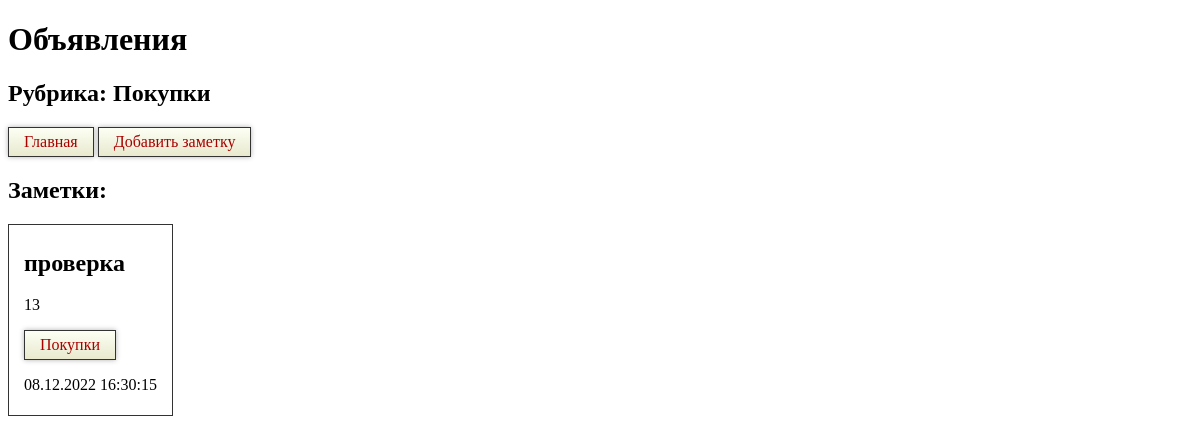
The page /mystery/3/ on the database its author committed.
### mystery/models.py (models this page shows, shortened)
class Rubric(models.Model):
    name = models.CharField(max_length=50, db_index=True, verbose_name='Название')
    class Meta:
        verbose_name = 'Рубрика'
        verbose_name_plural = 'Рубрики'
        ordering = ['name']

class Photo(models.Model):
    title = models.CharField(max_length=50, verbose_name='Заголовок')
    context = models.TextField(null=True, blank=True, verbose_name='Текст')
    published = models.DateTimeField(auto_now_add=True, db_index=True, verbose_name='Дата публикации')
    rubric = models.ForeignKey('Rubric', null=True, on_delete=models.PROTECT, verbose_name='Рубрика')
    class Meta:
        verbose_name = 'Заметка'
        verbose_name_plural = 'Заметки'
        ordering = ['published']

### mystery/views.py (the view)
# urls.py: path('<int:rubric_id>/', by_rubric, name='by_rubric'),
def by_rubric(request, rubric_id):
    photos = Photo.objects.filter(rubric=rubric_id)
    rubrics = Rubric.objects.all()
    current_rubric = Rubric.objects.get(pk=rubric_id)
    context = {'photos': photos, 'rubrics': rubrics, 'current_rubric': current_rubric}
    return render(request, 'mystery/by_rubric.html', context)

### mystery/templates/mystery/by_rubric.html (shortened to what this page needs)
<!DOCTYPE html>
{% load static %}
<html lang="en">
<head>
    <link rel="stylesheet" href="{% static 'mystery/style.css' %}">
</head>
<body>
    <h1>Объявления</h1>
    <h2>Рубрика: {{ current_rubric.name }}</h2>
    <div>
        <nav><a href="/mystery/">Главная</a>
        <a href="{% url 'add' %}">Добавить заметку</a></nav>
    </div>
    <h2>Заметки:</h2>
    {% for ph in photos %}
        <div id="ph">
            <h2>{{ ph.title }}</h2>
            <p>{{ ph.context }}</p>
            <p><a href="/mystery/{{ ph.rubric.pk }}/">
            {{ ph.rubric.name }}</a></p>
            <p>{{ ph.published|date:"d.m.Y H:i:s" }}</p>
        </div>
    {% endfor %}
</body>
</html>

### mystery/static/mystery/style.css (style rules this page uses)
html { background-image: url('bg.png'); background-repeat: no-repeat; background-position: center center; background-attachment: fixed; -webkit-background-size: cover; -moz-background-size: cover; -o-background-size: cover; background-size: cover; }
a { border: 1px solid #333; display: inline-block; padding: 5px 15px; text-decoration: none; box-shadow: 0 0 5px rgba(0,0,0,0.3); background: linear-gradient(to bottom, #fcfff4, #e9e9ce); color: #a00; }
div#ph { border: 1px solid #333; display: inline-block; padding: 5px 15px; }

### rows shown on the page
Rubric: name "Покупки"
Photo: title "проверка", context "13", rubric.name "Покупки", published "08.12.2022 16:30:15"
